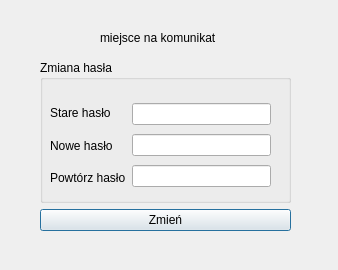
<?xml version="1.0" encoding="UTF-8"?>
<ui version="4.0">
 <class>zmiana_hasla</class>
 <widget class="QDialog" name="zmiana_hasla">
  <property name="geometry">
   <rect>
    <x>0</x>
    <y>0</y>
    <width>338</width>
    <height>270</height>
   </rect>
  </property>
  <property name="windowTitle">
   <string>Dialog</string>
  </property>
  <widget class="QLabel" name="label_2">
   <property name="geometry">
    <rect>
     <x>100</x>
     <y>30</y>
     <width>151</width>
     <height>16</height>
    </rect>
   </property>
   <property name="text">
    <string>miejsce na komunikat</string>
   </property>
  </widget>
  <widget class="QWidget" name="layoutWidget">
   <property name="geometry">
    <rect>
     <x>40</x>
     <y>60</y>
     <width>251</width>
     <height>171</height>
    </rect>
   </property>
   <layout class="QVBoxLayout" name="verticalLayout_3">
    <item>
     <widget class="QGroupBox" name="groupBox">
      <property name="title">
       <string>Zmiana hasła</string>
      </property>
      <widget class="QWidget" name="layoutWidget_2">
       <property name="geometry">
        <rect>
         <x>10</x>
         <y>40</y>
         <width>221</width>
         <height>91</height>
        </rect>
       </property>
       <layout class="QHBoxLayout" name="horizontalLayout">
        <item>
         <layout class="QVBoxLayout" name="verticalLayout">
          <item>
           <widget class="QLabel" name="label_3">
            <property name="text">
             <string>Stare hasło</string>
            </property>
           </widget>
          </item>
          <item>
           <widget class="QLabel" name="label">
            <property name="text">
             <string>Nowe hasło</string>
            </property>
           </widget>
          </item>
          <item>
           <widget class="QLabel" name="label_4">
            <property name="text">
             <string>Powtórz hasło</string>
            </property>
           </widget>
          </item>
         </layout>
        </item>
        <item>
         <layout class="QVBoxLayout" name="verticalLayout_2">
          <item>
           <widget class="QLineEdit" name="lineEdit_2"/>
          </item>
          <item>
           <widget class="QLineEdit" name="lineEdit"/>
          </item>
          <item>
           <widget class="QLineEdit" name="lineEdit_3"/>
          </item>
         </layout>
        </item>
       </layout>
      </widget>
     </widget>
    </item>
    <item>
     <widget class="QPushButton" name="pushButton">
      <property name="text">
       <string>Zmień</string>
      </property>
     </widget>
    </item>
   </layout>
  </widget>
 </widget>
 <resources/>
 <connections/>
</ui>
